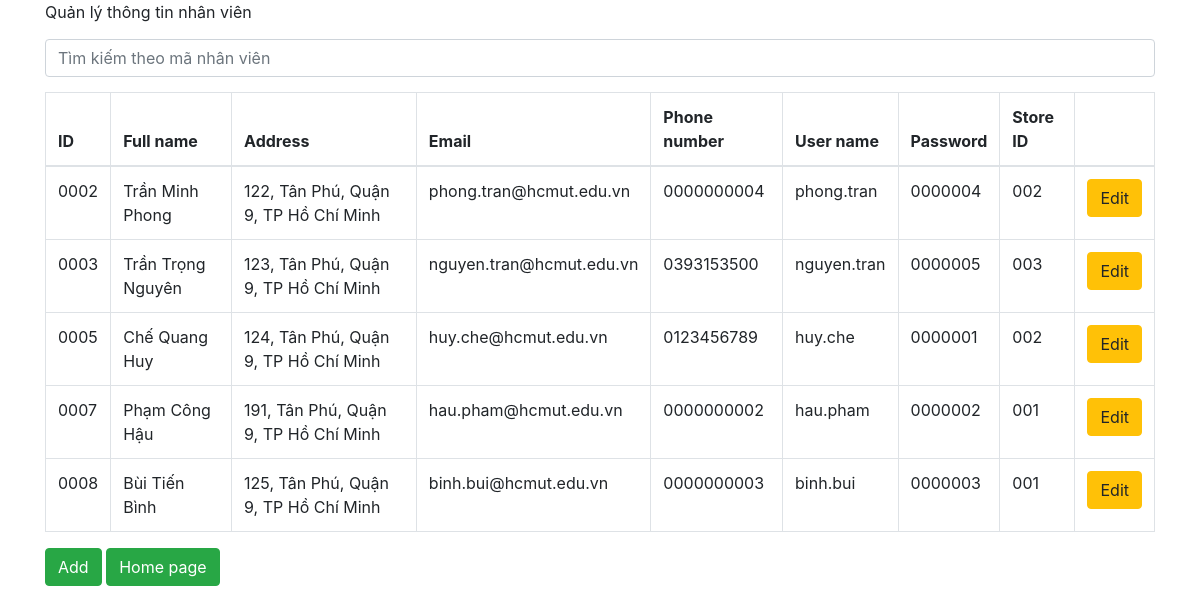
Page /staff.php on the committed database.
### tables this page shows
CREATE TABLE `staff` (
  `Fname` varchar(15) DEFAULT NULL,
  `Mname` varchar(15) DEFAULT NULL,
  `Lname` varchar(15) DEFAULT NULL,
  `AddressStaff` varchar(50) DEFAULT NULL,
  `EmailStaff` varchar(50) DEFAULT NULL,
  `PhoneStaff` varchar(11) DEFAULT NULL,
  `PasswordStaff` varchar(20) DEFAULT NULL,
  `UserStaff` varchar(20) DEFAULT NULL,
  `IDStaff` char(7) NOT NULL,
  `SIDStorage` char(7) DEFAULT NULL
);

### dbhelp.php (called while the page is built, shortened)
<?php
function executeResult($sql){
    $conn = mysqli_connect(HOST, USERNAME, PASSWORD, DATABASE);
    $resultset = mysqli_query($conn, $sql);
    $list = [];
    while($row = mysqli_fetch_array($resultset, 1)){
        $list[] = $row;
    }
    return $list;
}

### staff.php (the view, shortened to what this page needs)
<?php
require_once ('dbhelp.php');
?>
<!DOCTYPE html>
<html>
<head>
	<link rel="stylesheet" href="https://maxcdn.bootstrapcdn.com/bootstrap/4.4.1/css/bootstrap.min.css">
</head>
<body>
	<div class="container">
		<div class="panel panel-primary">
			<div class="panel-heading">
				Quản lý thông tin nhân viên
				<form method="get">
					<input type="text" name="s" class="form-control" style="margin-top: 15px; margin-bottom: 15px;" placeholder="Tìm kiếm theo mã nhân viên">
				</form>
			</div>
			<div class="panel-body">
				<table class="table table-bordered">
					<thead>
						<tr>
							<th>ID</th>
							<th>Full name</th>
							<th>Address</th>
							<th>Email</th>
                            <th>Phone number</th>
                            <th>User name</th>
                            <th>Password</th>
                            <th>Store ID</th>
							<th width="60px"></th>
						</tr>
					</thead>
					<tbody>
                        <?php
                        if (isset($_GET['s']) && $_GET['s'] != '') {
                            $sql = 'select * from staff where IDStaff like "%'.$_GET['s'].'%"';
                        } else {
                            $sql = 'select * from staff';
                        }
                        $studentList = executeResult($sql);
                        foreach ($studentList as $std) {
                            echo '<tr>
                                    <td>'.$std['IDStaff'].'</td>
                                    <td>'.$std['Fname'].' '.$std['Mname'].' '.$std['Lname'].'</td>
                                    <td>'.$std['AddressStaff'].'</td>
                                    <td>'.$std['EmailStaff'].'</td>
                                    <td>'.$std['PhoneStaff'].'</td>
                                    <td>'.$std['UserStaff'].'</td>
                                    <td>'.$std['PasswordStaff'].'</td>
                                    <td>'.$std['SIDStorage'].'</td>
                                    <td><button class="btn btn-warning" onclick=\'window.open("modifystaff.php?id='.$std['IDStaff'].'","_self")\'>Edit</button></td>
                                </tr>';
                        }
                        ?>
					</tbody>
				</table>
				<button class="btn btn-success" onclick="window.open('addnewstaff.php', '_self')">Add</button>
                <button class="btn btn-success" onclick="window.open('index.php', '_self')">Home page</button>
			</div>
		</div>
	</div>
</body>
</html>

### rows in the picture
staff: IDStaff "0002", Fname "Trần", Mname "Minh", Lname "Phong", AddressStaff "122, Tân Phú, Quận 9, TP Hồ Chí Minh", EmailStaff "phong.tran@hcmut.edu.vn", PhoneStaff "0000000004", UserStaff "phong.tran", PasswordStaff "0000004", SIDStorage "002"
staff: IDStaff "0003", Fname "Trần", Mname "Trọng", Lname "Nguyên", AddressStaff "123, Tân Phú, Quận 9, TP Hồ Chí Minh", EmailStaff "nguyen.tran@hcmut.edu.vn", PhoneStaff "0393153500", UserStaff "nguyen.tran", PasswordStaff "0000005", SIDStorage "003"
staff: IDStaff "0005", Fname "Chế", Mname "Quang", Lname "Huy", AddressStaff "124, Tân Phú, Quận 9, TP Hồ Chí Minh", EmailStaff "huy.che@hcmut.edu.vn", PhoneStaff "0123456789", UserStaff "huy.che", PasswordStaff "0000001", SIDStorage "002"
staff: IDStaff "0007", Fname "Phạm", Mname "Công", Lname "Hậu", AddressStaff "191, Tân Phú, Quận 9, TP Hồ Chí Minh", EmailStaff "hau.pham@hcmut.edu.vn", PhoneStaff "0000000002", UserStaff "hau.pham", PasswordStaff "0000002", SIDStorage "001"
staff: IDStaff "0008", Fname "Bùi", Mname "Tiến", Lname "Bình", AddressStaff "125, Tân Phú, Quận 9, TP Hồ Chí Minh", EmailStaff "binh.bui@hcmut.edu.vn", PhoneStaff "0000000003", UserStaff "binh.bui", PasswordStaff "0000003", SIDStorage "001"
